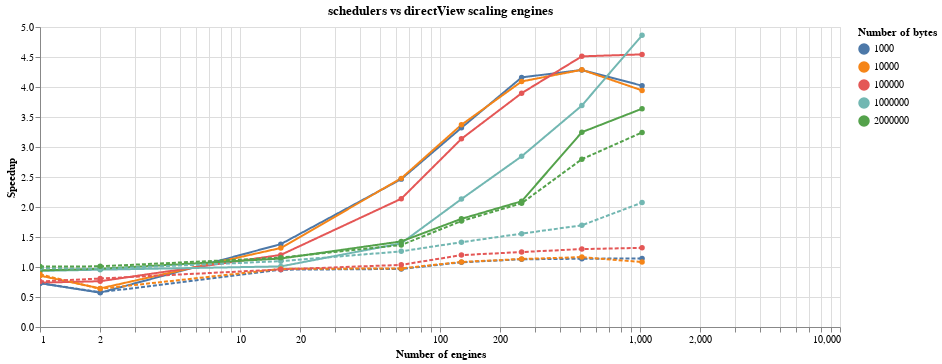

Write notebook code for a chart like this one.
### Code cell
data['combined']=  data['Scheduler name'] + ' ' + data['Number of bytes'].astype(str)
alt.Chart(data[data['Scheduler name'] != 'DirectView']).mark_line(point=True).encode(
    alt.X(
        'Number of engines',
            scale=alt.Scale(type='log')
    ),
    alt.Y(
        'Speedup',
    ),
    color='Number of bytes:N',
    strokeDash=alt.StrokeDash(shorthand='Scheduler name', legend=None),
    tooltip='combined',

).properties(title='schedulers vs directView scaling engines', width=800).interactive().display(renderer='svg')

### Figure 1 — Vega-Lite specification as saved in the notebook (floating-point values rounded to 4 significant figures)
{"config": {"view": {"continuousWidth": 400, "continuousHeight": 300}}, "data": {"name": "data-69256a98fe5135b676d7196ee0f497dd"}, "mark": {"type": "line", "point": true}, "encoding": {"color": {"type": "nominal", "field": "Number of bytes"}, "strokeDash": {"type": "nominal", "field": "Scheduler name", "legend": null}, "tooltip": {"type": "nominal", "field": "combined"}, "x": {"type": "quantitative", "field": "Number of engines", "scale": {"type": "log"}}, "y": {"type": "quantitative", "field": "Speedup"}}, "selection": {"selector006": {"type": "interval", "bind": "scales", "encodings": ["x", "y"]}}, "title": "schedulers vs directView scaling engines", "width": 800, "$schema": "https://vega.github.io/schema/vega-lite/v4.8.1.json", "datasets": {"data-69256a98fe5135b676d7196ee0f497dd": [{"Duration in ms": 8.63, "Number of bytes": 1000, "Number of engines": 1, "Scheduler name": "Coalescing", "Speedup": 0.73, "combined": "Coalescing 1000"}, {"Duration in ms": 9.52, "Number of bytes": 10000, "Number of engines": 1, "Scheduler name": "Coalescing", "Speedup": 0.8561, "combined": "Coalescing 10000"}, {"Duration in ms": 17.56, "Number of bytes": 100000, "Number of engines": 1, "Scheduler name": "Coalescing", "Speedup": 0.7386, "combined": "Coalescing 100000"}, {"Duration in ms": 87.12, "Number of bytes": 1000000, "Number of engines": 1, "Scheduler name": "Coalescing", "Speedup": 0.9345, "combined": "Coalescing 1000000"}, {"Duration in ms": 168.1, "Number of bytes": 2000000, "Number of engines": 1, "Scheduler name": "Coalescing", "Speedup": 0.9435, "combined": "Coalescing 2000000"}, {"Duration in ms": 8.95, "Number of bytes": 1000, "Number of engines": 2, "Scheduler name": "Coalescing", "Speedup": 0.5721, "combined": "Coalescing 1000"}, {"Duration in ms": 9.68, "Number of bytes": 10000, "Number of engines": 2, "Scheduler name": "Coalescing", "Speedup": 0.6436, "combined": "Coalescing 10000"}, {"Duration in ms": 17.7, "Number of bytes": 100000, "Number of engines": 2, "Scheduler name": "Coalescing", "Speedup": 0.7633, "combined": "Coalescing 100000"}, {"Duration in ms": 86.47, "Number of bytes": 1000000, "Number of engines": 2, "Scheduler name": "Coalescing", "Speedup": 0.9552, "combined": "Coalescing 1000000"}, {"Duration in ms": 166.7, "Number of bytes": 2000000, "Number of engines": 2, "Scheduler name": "Coalescing", "Speedup": 0.9702, "combined": "Coalescing 2000000"}, {"Duration in ms": 11.12, "Number of bytes": 1000, "Number of engines": 16, "Scheduler name": "Coalescing", "Speedup": 1.381, "combined": "Coalescing 1000"}, {"Duration in ms": 12.28, "Number of bytes": 10000, "Number of engines": 16, "Scheduler name": "Coalescing", "Speedup": 1.317, "combined": "Coalescing 10000"}, {"Duration in ms": 19.53, "Number of bytes": 100000, "Number of engines": 16, "Scheduler name": "Coalescing", "Speedup": 1.202, "combined": "Coalescing 100000"}, {"Duration in ms": 97.41, "Number of bytes": 1000000, "Number of engines": 16, "Scheduler name": "Coalescing", "Speedup": 1.01, "combined": "Coalescing 1000000"}, {"Duration in ms": 169.4, "Number of bytes": 2000000, "Number of engines": 16, "Scheduler name": "Coalescing", "Speedup": 1.141, "combined": "Coalescing 2000000"}, {"Duration in ms": 17.2, "Number of bytes": 1000, "Number of engines": 64, "Scheduler name": "Coalescing", "Speedup": 2.465, "combined": "Coalescing 1000"}, {"Duration in ms": 17.77, "Number of bytes": 10000, "Number of engines": 64, "Scheduler name": "Coalescing", "Speedup": 2.477, "combined": "Coalescing 10000"}, {"Duration in ms": 25.26, "Number of bytes": 100000, "Number of engines": 64, "Scheduler name": "Coalescing", "Speedup": 2.137, "combined": "Coalescing 100000"}, {"Duration in ms": 109.1, "Number of bytes": 1000000, "Number of engines": 64, "Scheduler name": "Coalescing", "Speedup": 1.395, "combined": "Coalescing 1000000"}, {"Duration in ms": 202.3, "Number of bytes": 2000000, "Number of engines": 64, "Scheduler name": "Coalescing", "Speedup": 1.426, "combined": "Coalescing 2000000"}, {"Duration in ms": 25.27, "Number of bytes": 1000, "Number of engines": 128, "Scheduler name": "Coalescing", "Speedup": 3.32, "combined": "Coalescing 1000"}, {"Duration in ms": 25.78, "Number of bytes": 10000, "Number of engines": 128, "Scheduler name": "Coalescing", "Speedup": 3.37, "combined": "Coalescing 10000"}, {"Duration in ms": 33.19, "Number of bytes": 100000, "Number of engines": 128, "Scheduler name": "Coalescing", "Speedup": 3.136, "combined": "Coalescing 100000"}, {"Duration in ms": 103.4, "Number of bytes": 1000000, "Number of engines": 128, "Scheduler name": "Coalescing", "Speedup": 2.132, "combined": "Coalescing 1000000"}, {"Duration in ms": 232.2, "Number of bytes": 2000000, "Number of engines": 128, "Scheduler name": "Coalescing", "Speedup": 1.803, "combined": "Coalescing 2000000"}, {"Duration in ms": 40.72, "Number of bytes": 1000, "Number of engines": 256, "Scheduler name": "Coalescing", "Speedup": 4.16, "combined": "Coalescing 1000"}, {"Duration in ms": 41.75, "Number of bytes": 10000, "Number of engines": 256, "Scheduler name": "Coalescing", "Speedup": 4.092, "combined": "Coalescing 10000"}, {"Duration in ms": 50.58, "Number of bytes": 100000, "Number of engines": 256, "Scheduler name": "Coalescing", "Speedup": 3.897, "combined": "Coalescing 100000"}, {"Duration in ms": 126.8, "Number of bytes": 1000000, "Number of engines": 256, "Scheduler name": "Coalescing", "Speedup": 2.845, "combined": "Coalescing 1000000"}, {"Duration in ms": 316.7, "Number of bytes": 2000000, "Number of engines": 256, "Scheduler name": "Coalescing", "Speedup": 2.095, "combined": "Coalescing 2000000"}, {"Duration in ms": 77.76, "Number of bytes": 1000, "Number of engines": 512, "Scheduler name": "Coalescing", "Speedup": 4.284, "combined": "Coalescing 1000"}, {"Duration in ms": 79.9, "Number of bytes": 10000, "Number of engines": 512, "Scheduler name": "Coalescing", "Speedup": 4.287, "combined": "Coalescing 10000"}, {"Duration in ms": 87.59, "Number of bytes": 100000, "Number of engines": 512, "Scheduler name": "Coalescing", "Speedup": 4.511, "combined": "Coalescing 100000"}, {"Duration in ms": 173.7, "Number of bytes": 1000000, "Number of engines": 512, "Scheduler name": "Coalescing", "Speedup": 3.691, "combined": "Coalescing 1000000"}, {"Duration in ms": 409.6, "Number of bytes": 2000000, "Number of engines": 512, "Scheduler name": "Coalescing", "Speedup": 3.247, "combined": "Coalescing 2000000"}, {"Duration in ms": 164.1, "Number of bytes": 1000, "Number of engines": 1024, "Scheduler name": "Coalescing", "Speedup": 4.022, "combined": "Coalescing 1000"}, {"Duration in ms": 164.3, "Number of bytes": 10000, "Number of engines": 1024, "Scheduler name": "Coalescing", "Speedup": 3.944, "combined": "Coalescing 10000"}, {"Duration in ms": 173.4, "Number of bytes": 100000, "Number of engines": 1024, "Scheduler name": "Coalescing", "Speedup": 4.544, "combined": "Coalescing 100000"}, {"Duration in ms": 284.2, "Number of bytes": 1000000, "Number of engines": 1024, "Scheduler name": "Coalescing", "Speedup": 4.862, "combined": "Coalescing 1000000"}, {"Duration in ms": 718.3, "Number of bytes": 2000000, "Number of engines": 1024, "Scheduler name": "Coalescing", "Speedup": 3.638, "combined": "Coalescing 2000000"}, {"Duration in ms": 8.62, "Number of bytes": 1000, "Number of engines": 1, "Scheduler name": "NonCoalescing", "Speedup": 0.7309, "combined": "NonCoalescing 1000"}, {"Duration in ms": 9.29, "Number of bytes": 10000, "Number of engines": 1, "Scheduler name": "NonCoalescing", "Speedup": 0.8773, "combined": "NonCoalescing 10000"}, {"Duration in ms": 17.08, "Number of bytes": 100000, "Number of engines": 1, "Scheduler name": "NonCoalescing", "Speedup": 0.7594, "combined": "NonCoalescing 100000"}, {"Duration in ms": 82.77, "Number of bytes": 1000000, "Number of engines": 1, "Scheduler name": "NonCoalescing", "Speedup": 0.9836, "combined": "NonCoalescing 1000000"}, {"Duration in ms": 157.4, "Number of bytes": 2000000, "Number of engines": 1, "Scheduler name": "NonCoalescing", "Speedup": 1.007, "combined": "NonCoalescing 2000000"}, {"Duration in ms": 8.84, "Number of bytes": 1000, "Number of engines": 2, "Scheduler name": "NonCoalescing", "Speedup": 0.5792, "combined": "NonCoalescing 1000"}, {"Duration in ms": 9.79, "Number of bytes": 10000, "Number of engines": 2, "Scheduler name": "NonCoalescing", "Speedup": 0.6364, "combined": "NonCoalescing 10000"}, {"Duration in ms": 16.72, "Number of bytes": 100000, "Number of engines": 2, "Scheduler name": "NonCoalescing", "Speedup": 0.808, "combined": "NonCoalescing 100000"}, {"Duration in ms": 85.28, "Number of bytes": 1000000, "Number of engines": 2, "Scheduler name": "NonCoalescing", "Speedup": 0.9686, "combined": "NonCoalescing 1000000"}, {"Duration in ms": 159.9, "Number of bytes": 2000000, "Number of engines": 2, "Scheduler name": "NonCoalescing", "Speedup": 1.011, "combined": "NonCoalescing 2000000"}, {"Duration in ms": 16.08, "Number of bytes": 1000, "Number of engines": 16, "Scheduler name": "NonCoalescing", "Speedup": 0.9552, "combined": "NonCoalescing 1000"}, {"Duration in ms": 16.7, "Number of bytes": 10000, "Number of engines": 16, "Scheduler name": "NonCoalescing", "Speedup": 0.9683, "combined": "NonCoalescing 10000"}, {"Duration in ms": 24.46, "Number of bytes": 100000, "Number of engines": 16, "Scheduler name": "NonCoalescing", "Speedup": 0.9595, "combined": "NonCoalescing 100000"}, {"Duration in ms": 89.76, "Number of bytes": 1000000, "Number of engines": 16, "Scheduler name": "NonCoalescing", "Speedup": 1.096, "combined": "NonCoalescing 1000000"}, {"Duration in ms": 167.2, "Number of bytes": 2000000, "Number of engines": 16, "Scheduler name": "NonCoalescing", "Speedup": 1.156, "combined": "NonCoalescing 2000000"}, {"Duration in ms": 43.82, "Number of bytes": 1000, "Number of engines": 64, "Scheduler name": "NonCoalescing", "Speedup": 0.9674, "combined": "NonCoalescing 1000"}, {"Duration in ms": 45.08, "Number of bytes": 10000, "Number of engines": 64, "Scheduler name": "NonCoalescing", "Speedup": 0.9765, "combined": "NonCoalescing 10000"}, {"Duration in ms": 52.13, "Number of bytes": 100000, "Number of engines": 64, "Scheduler name": "NonCoalescing", "Speedup": 1.036, "combined": "NonCoalescing 100000"}, {"Duration in ms": 120.7, "Number of bytes": 1000000, "Number of engines": 64, "Scheduler name": "NonCoalescing", "Speedup": 1.261, "combined": "NonCoalescing 1000000"}, {"Duration in ms": 211.1, "Number of bytes": 2000000, "Number of engines": 64, "Scheduler name": "NonCoalescing", "Speedup": 1.366, "combined": "NonCoalescing 2000000"}, {"Duration in ms": 77.77, "Number of bytes": 1000, "Number of engines": 128, "Scheduler name": "NonCoalescing", "Speedup": 1.079, "combined": "NonCoalescing 1000"}, {"Duration in ms": 80.13, "Number of bytes": 10000, "Number of engines": 128, "Scheduler name": "NonCoalescing", "Speedup": 1.084, "combined": "NonCoalescing 10000"}, {"Duration in ms": 86.87, "Number of bytes": 100000, "Number of engines": 128, "Scheduler name": "NonCoalescing", "Speedup": 1.198, "combined": "NonCoalescing 100000"}, {"Duration in ms": 156.0, "Number of bytes": 1000000, "Number of engines": 128, "Scheduler name": "NonCoalescing", "Speedup": 1.413, "combined": "NonCoalescing 1000000"}, {"Duration in ms": 237.1, "Number of bytes": 2000000, "Number of engines": 128, "Scheduler name": "NonCoalescing", "Speedup": 1.765, "combined": "NonCoalescing 2000000"}, {"Duration in ms": 150.1, "Number of bytes": 1000, "Number of engines": 256, "Scheduler name": "NonCoalescing", "Speedup": 1.128, "combined": "NonCoalescing 1000"}, {"Duration in ms": 150.8, "Number of bytes": 10000, "Number of engines": 256, "Scheduler name": "NonCoalescing", "Speedup": 1.133, "combined": "NonCoalescing 10000"}, {"Duration in ms": 157.8, "Number of bytes": 100000, "Number of engines": 256, "Scheduler name": "NonCoalescing", "Speedup": 1.249, "combined": "NonCoalescing 100000"}, {"Duration in ms": 231.9, "Number of bytes": 1000000, "Number of engines": 256, "Scheduler name": "NonCoalescing", "Speedup": 1.556, "combined": "NonCoalescing 1000000"}, {"Duration in ms": 321.7, "Number of bytes": 2000000, "Number of engines": 256, "Scheduler name": "NonCoalescing", "Speedup": 2.063, "combined": "NonCoalescing 2000000"}, {"Duration in ms": 292.8, "Number of bytes": 1000, "Number of engines": 512, "Scheduler name": "NonCoalescing", "Speedup": 1.138, "combined": "NonCoalescing 1000"}, {"Duration in ms": 293.9, "Number of bytes": 10000, "Number of engines": 512, "Scheduler name": "NonCoalescing", "Speedup": 1.165, "combined": "NonCoalescing 10000"}, {"Duration in ms": 304.2, "Number of bytes": 100000, "Number of engines": 512, "Scheduler name": "NonCoalescing", "Speedup": 1.299, "combined": "NonCoalescing 100000"}, {"Duration in ms": 378.3, "Number of bytes": 1000000, "Number of engines": 512, "Scheduler name": "NonCoalescing", "Speedup": 1.695, "combined": "NonCoalescing 1000000"}, {"Duration in ms": 475.5, "Number of bytes": 2000000, "Number of engines": 512, "Scheduler name": "NonCoalescing", "Speedup": 2.796, "combined": "NonCoalescing 2000000"}, {"Duration in ms": 577.7, "Number of bytes": 1000, "Number of engines": 1024, "Scheduler name": "NonCoalescing", "Speedup": 1.143, "combined": "NonCoalescing 1000"}, {"Duration in ms": 598.6, "Number of bytes": 10000, "Number of engines": 1024, "Scheduler name": "NonCoalescing", "Speedup": 1.082, "combined": "NonCoalescing 10000"}, {"Duration in ms": 597.0, "Number of bytes": 100000, "Number of engines": 1024, "Scheduler name": "NonCoalescing", "Speedup": 1.319, "combined": "NonCoalescing 100000"}, {"Duration in ms": 666.2, "Number of bytes": 1000000, "Number of engines": 1024, "Scheduler name": "NonCoalescing", "Speedup": 2.074, "combined": "NonCoalescing 1000000"}, {"Duration in ms": 806.0, "Number of bytes": 2000000, "Number of engines": 1024, "Scheduler name": "NonCoalescing", "Speedup": 3.243, "combined": "NonCoalescing 2000000"}]}}
